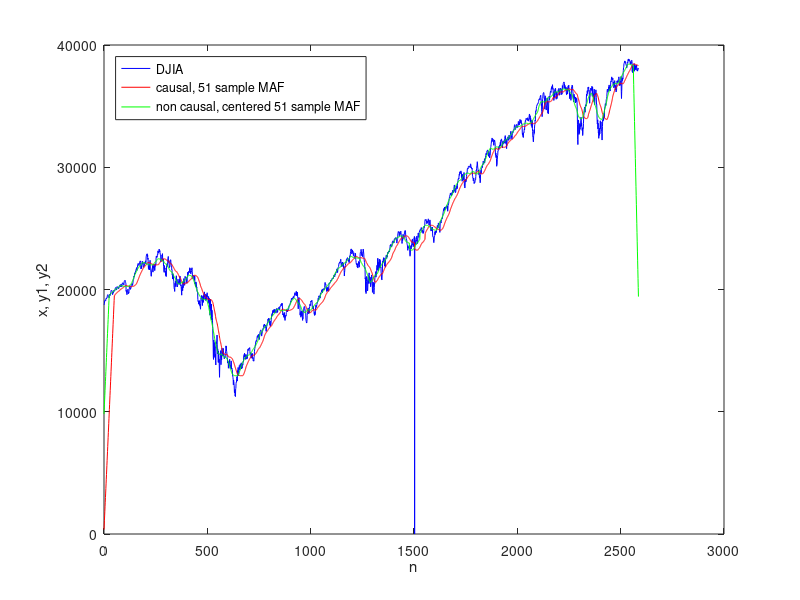

This figure's MATLAB source:
% ch02/basic_problem_24.m

x = dlmread("res/DJIA_10years.csv", ",", "B8..B2594")';

N = length(x)

y1 = zeros(1, N); M = 51;

for n = 0 : (N - 1)
  y1(n + 1) = x(n + 1) / M;
  if (n - 1 >= 0)
    y1(n + 1) += y1(n);
  end
  if (n - M >= 0)
    y1(n + 1) -= x(n - M + 1) / M;
  end
end

y3 = filter(ones(1, 51) / 51, 1, x);
printf("Causal moving average error is %d\n", sumsq(y1 - y3));

y2 = zeros(1, N); M = 51; hM = 25;

y2(1) = sum(x(1 : hM + 1)) / M;

for n = 1 : (N - 1)
  y2(n + 1) = y2(n);
  if (n + hM < N)
    y2(n + 1) += x(n + hM + 1) / M;
  end
  if (n - hM - 1 >= 0)
    y2(n + 1) -= x(n - hM) / M;
  end
end

y4 = conv(ones(1, 51) / 51, x)(26:26 + N - 1);
printf("Non causal, centered moving average error is %d\n", sumsq(y2 - y4));

figure();
n = 0 : N - 1;
plot(n, x, 'b', n, y1, 'r', n, y2, 'g'); xlabel('n'); ylabel('x, y1, y2');
legend("DJIA", ...
       "causal, 51 sample MAF", ...
       "non causal, centered 51 sample MAF", ...
       "location", "northwest");
